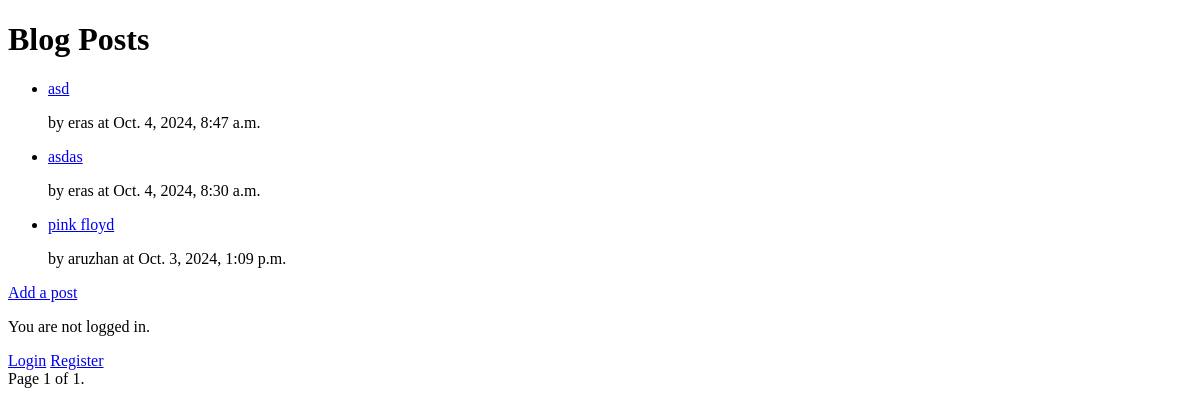
The app's page /posts/, older data.
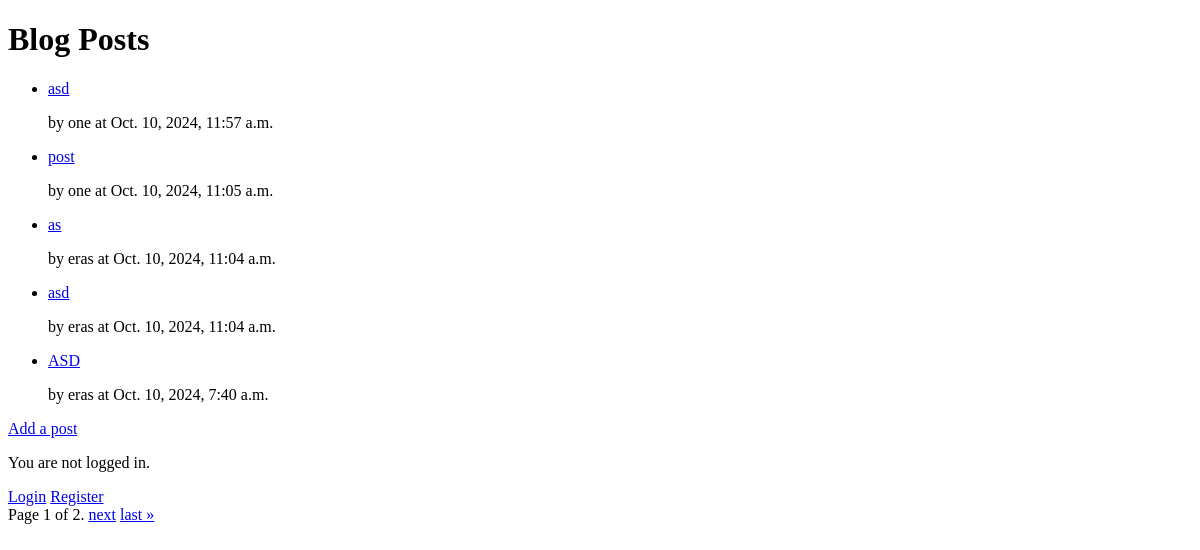
The same page, newer data.
### blog_app/models.py (models this page shows, shortened)
class Post(models.Model):
    title = models.CharField(max_length=200)
    content = models.TextField()
    author = models.ForeignKey(User, on_delete=models.CASCADE)
    created_date = models.DateTimeField(auto_now_add=True)
    tags = models.ManyToManyField('Tag', related_name='posts')
    class Meta:
        indexes = [
            models.Index(fields=['author']),
            models.Index(fields=['tags']),
        ]

class User(AbstractUser):
    bio = models.TextField(blank=True, null=True)
    def __str__(self):
        return self.username

### blog_app/views.py (the view)
# urls.py: path('posts/', views.post_list_view, name='post_list'  ),
@cache_page(60)
def post_list_view(request):
    posts =   Post.objects.prefetch_related('comments').all().order_by('-created_date')
    paginator = Paginator(posts, 5)
    page_number = request.GET.get('page')
    page_obj = paginator.get_page(page_number)
    return render(request, 'blog/post_list.html', {'page_obj': page_obj})

### blog_app/templates/blog/post_list.html (shortened to what this page needs)
<!DOCTYPE html>
<html xmlns="http://www.w3.org/1999/html">
<head>
    {% load static %}
    <link rel="stylesheet" href="{% static 'css/styles.css' %}">
</head>
<body>
<div class="main">
    <h1>Blog Posts</h1>
    <ul>
        {% for post in page_obj.object_list %}
        <li>
            <a href="{% url 'post_detail' post.id %}">{{ post.title }}</a>
            <p> by {{post.author}} at {{ post.created_date }}</p>
        </li>
        {% endfor %}
    </ul>
    <a href="{% url 'create_post' %}">Add a post</a></br>
    {% if user.is_authenticated%}
    <a href="{% url 'logout' %}">Logout</a>
{% else %}
    <p>You are not logged in.</p>
    <a href="{% url 'login' %}">Login</a>
    <a href="{% url 'register' %}">Register</a>
{% endif %}
    <div class="pagination">
        <span class="step-links">
            <span class="current">
                Page {{ page_obj.number }} of {{ page_obj.paginator.num_pages }}.
            </span>
            {% if page_obj.has_next %}
                <a href="?page={{ page_obj.next_page_number }}">next</a>
                <a href="?page={{ page_obj.paginator.num_pages }}">last &raquo;</a>
            {% endif %}
        </span>
    </div>
</div>
</body>
</html>

Row changes from the older to the newer data that the page shows:
no longer on this page (row unchanged): Post: title "asd", author "eras", created_date "Oct. 4, 2024, 8:47 a.m."
no longer on this page (row unchanged): Post: title "asdas", author "eras", created_date "Oct. 4, 2024, 8:30 a.m."
no longer on this page (row unchanged): Post: title "pink floyd", author "aruzhan", created_date "Oct. 3, 2024, 1:09 p.m."
added Post: title "asd", author "one", created_date "Oct. 10, 2024, 11:57 a.m."
added Post: title "post", author "one", created_date "Oct. 10, 2024, 11:05 a.m."
added Post: title "as", author "eras", created_date "Oct. 10, 2024, 11:04 a.m."
added Post: title "asd", author "eras", created_date "Oct. 10, 2024, 11:04 a.m."
added Post: title "ASD", author "eras", created_date "Oct. 10, 2024, 7:40 a.m."
Text that changed along with them:
{{ page_obj.paginator.num_pages }}: "1" → "2"
text now shown: "next last »"
